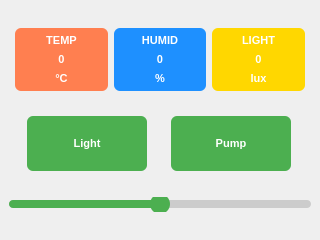
<?xml version="1.0" encoding="UTF-8"?>
<ui version="4.0">
 <class>MainWindow</class>
 <widget class="QMainWindow" name="MainWindow">
  <property name="geometry">
   <rect>
    <x>0</x>
    <y>0</y>
    <width>320</width>
    <height>240</height>
   </rect>
  </property>
  <property name="windowTitle">
   <string>MainWindow</string>
  </property>
  <property name="styleSheet">
   <string notr="true">

#centralWidget { background: rgba(32, 80, 96, 100); }

#centralWidget {
  background-color: qlineargradient(spread:reflect, x1:0.5,
  y1:0, x2:0, y2:0, stop:0 rgba(91, 204, 233, 100), stop:1
  rgba(32, 80, 96, 100));
}

* {
  font-family: &quot;Segoe UI&quot;;
  font-size: 11pt;
}

QLabel { color: black; }

#logoLabel {
  color: green;
  font-size: 14pt;
  font-weight: bold;
}

#tempFrame { background-color: #FF7F50; }
#humidFrame { background-color: #1E90FF; }
#lightFrame { background-color: #FFD700; }

#tempFrame, #humidFrame, #lightFrame {
  border-width: 0px;
  border-radius: 6px;
}

QFrame#tempFrame QLabel,
QFrame#humidFrame QLabel,
QFrame#lightFrame QLabel {
  color: white;
  font-weight: bold;
  font-size: 8pt
}

#tempValLabel, #humidValLabel, #lightValLabel { font-size: 10pt }

#lightButton, #pumpButton {
  color: white;
  background-color: #4CAF50;
  text-align: center;
  icon-size: 24px 24px;
  font-size: 8pt;
  font-weight: bold;
  border-width: 0px;
  border-radius: 6px;
}

QSlider::groove:horizontal {
  height: 8px;
  background: #ccc;
  border-radius: 4px;
}

QSlider::handle:horizontal {
  background: #4CAF50;
  border: none;
  width: 20px;
  height: 20px;
  border-radius: 10px;
  margin: -6px 0;
}

QSlider::sub-page:horizontal {
  background: #4CAF50;
  border-radius: 4px;
}

</string>
  </property>
  <widget class="QWidget" name="centralwidget">
   <layout class="QVBoxLayout" name="verticalLayout">
    <item>
     <spacer name="verticalSpacer">
      <property name="orientation">
       <enum>Qt::Vertical</enum>
      </property>
      <property name="sizeHint" stdset="0">
       <size>
        <width>20</width>
        <height>40</height>
       </size>
      </property>
     </spacer>
    </item>
    <item>
     <layout class="QHBoxLayout" name="horizontalLayout">
      <property name="leftMargin">
       <number>6</number>
      </property>
      <property name="topMargin">
       <number>0</number>
      </property>
      <property name="rightMargin">
       <number>6</number>
      </property>
      <item>
       <widget class="QFrame" name="tempFrame">
        <property name="frameShape">
         <enum>QFrame::StyledPanel</enum>
        </property>
        <property name="frameShadow">
         <enum>QFrame::Raised</enum>
        </property>
        <layout class="QVBoxLayout" name="verticalLayout_8">
         <property name="spacing">
          <number>6</number>
         </property>
         <property name="leftMargin">
          <number>0</number>
         </property>
         <property name="topMargin">
          <number>6</number>
         </property>
         <property name="rightMargin">
          <number>0</number>
         </property>
         <property name="bottomMargin">
          <number>6</number>
         </property>
         <item>
          <widget class="QLabel" name="tempTitleLabel">
           <property name="text">
            <string>TEMP</string>
           </property>
           <property name="alignment">
            <set>Qt::AlignCenter</set>
           </property>
          </widget>
         </item>
         <item>
          <widget class="QLabel" name="tempValLabel">
           <property name="font">
            <font>
             <family>Segoe UI</family>
             <pointsize>8</pointsize>
             <weight>75</weight>
             <bold>true</bold>
            </font>
           </property>
           <property name="text">
            <string>0</string>
           </property>
           <property name="alignment">
            <set>Qt::AlignCenter</set>
           </property>
          </widget>
         </item>
         <item>
          <widget class="QLabel" name="tempUnitLabel">
           <property name="text">
            <string>°C</string>
           </property>
           <property name="alignment">
            <set>Qt::AlignCenter</set>
           </property>
          </widget>
         </item>
        </layout>
       </widget>
      </item>
      <item>
       <widget class="QFrame" name="humidFrame">
        <property name="frameShape">
         <enum>QFrame::StyledPanel</enum>
        </property>
        <property name="frameShadow">
         <enum>QFrame::Raised</enum>
        </property>
        <layout class="QVBoxLayout" name="verticalLayout_9">
         <property name="leftMargin">
          <number>0</number>
         </property>
         <property name="topMargin">
          <number>6</number>
         </property>
         <property name="rightMargin">
          <number>0</number>
         </property>
         <property name="bottomMargin">
          <number>6</number>
         </property>
         <item>
          <widget class="QLabel" name="humidTitleLabel">
           <property name="text">
            <string>HUMID</string>
           </property>
           <property name="alignment">
            <set>Qt::AlignCenter</set>
           </property>
          </widget>
         </item>
         <item>
          <widget class="QLabel" name="humidValLabel">
           <property name="font">
            <font>
             <family>Segoe UI</family>
             <pointsize>8</pointsize>
             <weight>75</weight>
             <bold>true</bold>
            </font>
           </property>
           <property name="text">
            <string>0</string>
           </property>
           <property name="alignment">
            <set>Qt::AlignCenter</set>
           </property>
          </widget>
         </item>
         <item>
          <widget class="QLabel" name="humidUnitLabel">
           <property name="text">
            <string>%</string>
           </property>
           <property name="alignment">
            <set>Qt::AlignCenter</set>
           </property>
          </widget>
         </item>
        </layout>
       </widget>
      </item>
      <item>
       <widget class="QFrame" name="lightFrame">
        <property name="frameShape">
         <enum>QFrame::StyledPanel</enum>
        </property>
        <property name="frameShadow">
         <enum>QFrame::Raised</enum>
        </property>
        <layout class="QVBoxLayout" name="verticalLayout_10">
         <property name="leftMargin">
          <number>0</number>
         </property>
         <property name="topMargin">
          <number>6</number>
         </property>
         <property name="rightMargin">
          <number>0</number>
         </property>
         <property name="bottomMargin">
          <number>6</number>
         </property>
         <item>
          <widget class="QLabel" name="lightTitleLabel">
           <property name="text">
            <string>LIGHT</string>
           </property>
           <property name="alignment">
            <set>Qt::AlignCenter</set>
           </property>
          </widget>
         </item>
         <item>
          <widget class="QLabel" name="lightValLabel">
           <property name="font">
            <font>
             <family>Segoe UI</family>
             <pointsize>8</pointsize>
             <weight>75</weight>
             <bold>true</bold>
            </font>
           </property>
           <property name="text">
            <string>0</string>
           </property>
           <property name="alignment">
            <set>Qt::AlignCenter</set>
           </property>
          </widget>
         </item>
         <item>
          <widget class="QLabel" name="lightUnitLabel">
           <property name="text">
            <string>lux</string>
           </property>
           <property name="alignment">
            <set>Qt::AlignCenter</set>
           </property>
          </widget>
         </item>
        </layout>
       </widget>
      </item>
     </layout>
    </item>
    <item>
     <spacer name="verticalSpacer_2">
      <property name="orientation">
       <enum>Qt::Vertical</enum>
      </property>
      <property name="sizeHint" stdset="0">
       <size>
        <width>20</width>
        <height>40</height>
       </size>
      </property>
     </spacer>
    </item>
    <item>
     <layout class="QHBoxLayout" name="horizontalLayout_2">
      <property name="topMargin">
       <number>0</number>
      </property>
      <item>
       <widget class="QPushButton" name="lightButton">
        <property name="sizePolicy">
         <sizepolicy hsizetype="Fixed" vsizetype="Fixed">
          <horstretch>0</horstretch>
          <verstretch>0</verstretch>
         </sizepolicy>
        </property>
        <property name="minimumSize">
         <size>
          <width>120</width>
          <height>55</height>
         </size>
        </property>
        <property name="focusPolicy">
         <enum>Qt::NoFocus</enum>
        </property>
        <property name="text">
         <string>Light</string>
        </property>
        <property name="icon">
         <iconset resource="resources.qrc">
          <normaloff>:/icons/icons/light.png</normaloff>:/icons/icons/light.png</iconset>
        </property>
       </widget>
      </item>
      <item>
       <widget class="QPushButton" name="pumpButton">
        <property name="sizePolicy">
         <sizepolicy hsizetype="Fixed" vsizetype="Fixed">
          <horstretch>0</horstretch>
          <verstretch>0</verstretch>
         </sizepolicy>
        </property>
        <property name="minimumSize">
         <size>
          <width>120</width>
          <height>55</height>
         </size>
        </property>
        <property name="focusPolicy">
         <enum>Qt::NoFocus</enum>
        </property>
        <property name="text">
         <string>Pump</string>
        </property>
        <property name="icon">
         <iconset resource="resources.qrc">
          <normaloff>:/icons/icons/pump.png</normaloff>:/icons/icons/pump.png</iconset>
        </property>
       </widget>
      </item>
     </layout>
    </item>
    <item>
     <spacer name="verticalSpacer_4">
      <property name="orientation">
       <enum>Qt::Vertical</enum>
      </property>
      <property name="sizeHint" stdset="0">
       <size>
        <width>20</width>
        <height>40</height>
       </size>
      </property>
     </spacer>
    </item>
    <item>
     <widget class="QSlider" name="brightnessValueLabel">
      <property name="focusPolicy">
       <enum>Qt::NoFocus</enum>
      </property>
      <property name="maximum">
       <number>100</number>
      </property>
      <property name="value">
       <number>50</number>
      </property>
      <property name="orientation">
       <enum>Qt::Horizontal</enum>
      </property>
     </widget>
    </item>
    <item>
     <spacer name="verticalSpacer_3">
      <property name="orientation">
       <enum>Qt::Vertical</enum>
      </property>
      <property name="sizeHint" stdset="0">
       <size>
        <width>20</width>
        <height>40</height>
       </size>
      </property>
     </spacer>
    </item>
   </layout>
  </widget>
 </widget>
 <resources>
  <include location="resources.qrc"/>
 </resources>
 <connections/>
</ui>
